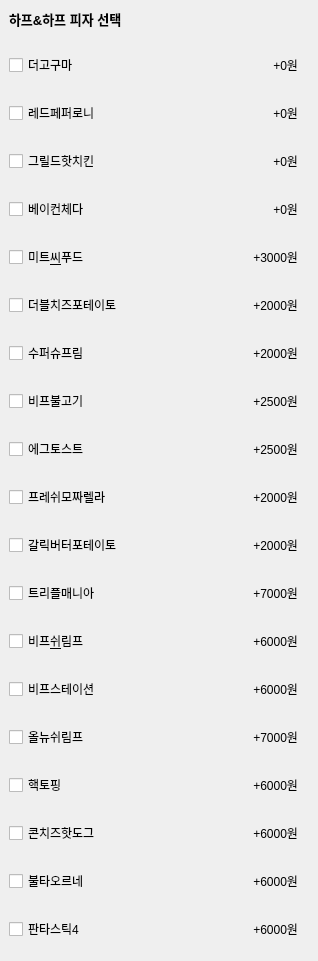
            <widget class="QWidget" name="widget_whole" native="true">
             <property name="minimumSize">
              <size>
               <width>318</width>
               <height>0</height>
              </size>
             </property>
             <property name="maximumSize">
              <size>
               <width>318</width>
               <height>16777215</height>
              </size>
             </property>
             <layout class="QVBoxLayout" name="verticalLayout_9">
              <property name="leftMargin">
               <number>0</number>
              </property>
              <property name="topMargin">
               <number>0</number>
              </property>
              <item>
               <widget class="QWidget" name="widget_title" native="true">
                <layout class="QVBoxLayout" name="verticalLayout_10">
                 <item>
                  <widget class="QLabel" name="label_20">
                   <property name="font">
                    <font>
                     <pointsize>10</pointsize>
                     <weight>75</weight>
                     <bold>true</bold>
                    </font>
                   </property>
                   <property name="text">
                    <string>하프&amp;하프 피자 선택</string>
                   </property>
                  </widget>
                 </item>
                </layout>
               </widget>
              </item>
              <item>
               <widget class="QWidget" name="widget_1" native="true">
                <layout class="QHBoxLayout" name="horizontalLayout_3">
                 <item>
                  <widget class="QCheckBox" name="checkBox_1">
                   <property name="text">
                    <string>더고구마</string>
                   </property>
                  </widget>
                 </item>
                 <item>
                  <widget class="QLabel" name="theGogumaPrice">
                   <property name="text">
                    <string>+0원</string>
                   </property>
                   <property name="alignment">
                    <set>Qt::AlignRight|Qt::AlignTrailing|Qt::AlignVCenter</set>
                   </property>
                  </widget>
                 </item>
                </layout>
               </widget>
              </item>
              <item>
               <widget class="QWidget" name="widget_3" native="true">
                <layout class="QHBoxLayout" name="horizontalLayout_2">
                 <item>
                  <widget class="QCheckBox" name="checkBox_2">
                   <property name="text">
                    <string>레드페퍼로니</string>
                   </property>
                  </widget>
                 </item>
                 <item>
                  <widget class="QLabel" name="redPeperoni">
                   <property name="text">
                    <string>+0원</string>
                   </property>
                   <property name="alignment">
                    <set>Qt::AlignRight|Qt::AlignTrailing|Qt::AlignVCenter</set>
                   </property>
                  </widget>
                 </item>
                </layout>
               </widget>
              </item>
              <item>
               <widget class="QWidget" name="widget_4" native="true">
                <layout class="QHBoxLayout" name="horizontalLayout_4">
                 <item>
                  <widget class="QCheckBox" name="checkBox_3">
                   <property name="text">
                    <string>그릴드핫치킨</string>
                   </property>
                  </widget>
                 </item>
                 <item>
                  <widget class="QLabel" name="Grildhotchicken">
                   <property name="text">
                    <string>+0원</string>
                   </property>
                   <property name="alignment">
                    <set>Qt::AlignRight|Qt::AlignTrailing|Qt::AlignVCenter</set>
                   </property>
                  </widget>
                 </item>
                </layout>
               </widget>
              </item>
              <item>
               <widget class="QWidget" name="widget_5" native="true">
                <layout class="QHBoxLayout" name="horizontalLayout_5">
                 <item>
                  <widget class="QCheckBox" name="checkBox_4">
                   <property name="text">
                    <string>베이컨체다</string>
                   </property>
                  </widget>
                 </item>
                 <item>
                  <widget class="QLabel" name="bakoncheda">
                   <property name="text">
                    <string>+0원</string>
                   </property>
                   <property name="alignment">
                    <set>Qt::AlignRight|Qt::AlignTrailing|Qt::AlignVCenter</set>
                   </property>
                  </widget>
                 </item>
                </layout>
               </widget>
              </item>
              <item>
               <widget class="QWidget" name="widget_6" native="true">
                <layout class="QHBoxLayout" name="horizontalLayout_6">
                 <item>
                  <widget class="QCheckBox" name="checkBox_5">
                   <property name="text">
                    <string>미트&amp;씨푸드</string>
                   </property>
                  </widget>
                 </item>
                 <item>
                  <widget class="QLabel" name="meatandSeedfood">
                   <property name="text">
                    <string>+3000원</string>
                   </property>
                   <property name="alignment">
                    <set>Qt::AlignRight|Qt::AlignTrailing|Qt::AlignVCenter</set>
                   </property>
                  </widget>
                 </item>
                </layout>
               </widget>
              </item>
              <item>
               <widget class="QWidget" name="widget_7" native="true">
                <layout class="QHBoxLayout" name="horizontalLayout_7">
                 <item>
                  <widget class="QCheckBox" name="checkBox_6">
                   <property name="text">
                    <string>더블치즈포테이토</string>
                   </property>
                  </widget>
                 </item>
                 <item>
                  <widget class="QLabel" name="doubleCheesePotato">
                   <property name="text">
                    <string>+2000원</string>
                   </property>
                   <property name="alignment">
                    <set>Qt::AlignRight|Qt::AlignTrailing|Qt::AlignVCenter</set>
                   </property>
                  </widget>
                 </item>
                </layout>
               </widget>
              </item>
              <item>
               <widget class="QWidget" name="widget_8" native="true">
                <layout class="QHBoxLayout" name="horizontalLayout_8">
                 <item>
                  <widget class="QCheckBox" name="checkBox_7">
                   <property name="text">
                    <string>수퍼슈프림</string>
                   </property>
                  </widget>
                 </item>
                 <item>
                  <widget class="QLabel" name="superShuprim">
                   <property name="text">
                    <string>+2000원</string>
                   </property>
                   <property name="alignment">
                    <set>Qt::AlignRight|Qt::AlignTrailing|Qt::AlignVCenter</set>
                   </property>
                  </widget>
                 </item>
                </layout>
               </widget>
              </item>
              <item>
               <widget class="QWidget" name="widget_9" native="true">
                <layout class="QHBoxLayout" name="horizontalLayout_9">
                 <item>
                  <widget class="QCheckBox" name="checkBox_8">
                   <property name="text">
                    <string>비프불고기</string>
                   </property>
                  </widget>
                 </item>
                 <item>
                  <widget class="QLabel" name="BeefBulgogi">
                   <property name="text">
                    <string>+2500원</string>
                   </property>
                   <property name="alignment">
                    <set>Qt::AlignRight|Qt::AlignTrailing|Qt::AlignVCenter</set>
                   </property>
                  </widget>
                 </item>
                </layout>
               </widget>
              </item>
              <item>
               <widget class="QWidget" name="widget_10" native="true">
                <layout class="QHBoxLayout" name="horizontalLayout_10">
                 <item>
                  <widget class="QCheckBox" name="checkBox_9">
                   <property name="text">
                    <string>에그토스트</string>
                   </property>
                  </widget>
                 </item>
                 <item>
                  <widget class="QLabel" name="eggToast">
                   <property name="text">
                    <string>+2500원</string>
                   </property>
                   <property name="alignment">
                    <set>Qt::AlignRight|Qt::AlignTrailing|Qt::AlignVCenter</set>
                   </property>
                  </widget>
                 </item>
                </layout>
               </widget>
              </item>
              <item>
               <widget class="QWidget" name="widget_11" native="true">
                <layout class="QHBoxLayout" name="horizontalLayout_11">
                 <item>
                  <widget class="QCheckBox" name="checkBox_10">
                   <property name="text">
                    <string>프레쉬모짜렐라</string>
                   </property>
                  </widget>
                 </item>
                 <item>
                  <widget class="QLabel" name="freshMojarella">
                   <property name="text">
                    <string>+2000원</string>
                   </property>
                   <property name="alignment">
                    <set>Qt::AlignRight|Qt::AlignTrailing|Qt::AlignVCenter</set>
                   </property>
                  </widget>
                 </item>
                </layout>
               </widget>
              </item>
              <item>
               <widget class="QWidget" name="widget_12" native="true">
                <layout class="QHBoxLayout" name="horizontalLayout_12">
                 <item>
                  <widget class="QCheckBox" name="checkBox_11">
                   <property name="text">
                    <string>갈릭버터포테이토</string>
                   </property>
                  </widget>
                 </item>
                 <item>
                  <widget class="QLabel" name="garlicButterPotato">
                   <property name="text">
                    <string>+2000원</string>
                   </property>
                   <property name="alignment">
                    <set>Qt::AlignRight|Qt::AlignTrailing|Qt::AlignVCenter</set>
                   </property>
                  </widget>
                 </item>
                </layout>
               </widget>
              </item>
              <item>
               <widget class="QWidget" name="widget_13" native="true">
                <layout class="QHBoxLayout" name="horizontalLayout_13">
                 <item>
                  <widget class="QCheckBox" name="checkBox_12">
                   <property name="text">
                    <string>트리플매니아</string>
                   </property>
                  </widget>
                 </item>
                 <item>
                  <widget class="QLabel" name="tripleMania">
                   <property name="text">
                    <string>+7000원</string>
                   </property>
                   <property name="alignment">
                    <set>Qt::AlignRight|Qt::AlignTrailing|Qt::AlignVCenter</set>
                   </property>
                  </widget>
                 </item>
                </layout>
               </widget>
              </item>
              <item>
               <widget class="QWidget" name="widget_14" native="true">
                <layout class="QHBoxLayout" name="horizontalLayout_14">
                 <item>
                  <widget class="QCheckBox" name="checkBox_13">
                   <property name="text">
                    <string>비프&amp;쉬림프</string>
                   </property>
                  </widget>
                 </item>
                 <item>
                  <widget class="QLabel" name="beefAndShirimp">
                   <property name="text">
                    <string>+6000원</string>
                   </property>
                   <property name="alignment">
                    <set>Qt::AlignRight|Qt::AlignTrailing|Qt::AlignVCenter</set>
                   </property>
                  </widget>
                 </item>
                </layout>
               </widget>
              </item>
              <item>
               <widget class="QWidget" name="widget_15" native="true">
                <layout class="QHBoxLayout" name="horizontalLayout_15">
                 <item>
                  <widget class="QCheckBox" name="checkBox_14">
                   <property name="text">
                    <string>비프스테이션</string>
                   </property>
                  </widget>
                 </item>
                 <item>
                  <widget class="QLabel" name="beefStation">
                   <property name="text">
                    <string>+6000원</string>
                   </property>
                   <property name="alignment">
                    <set>Qt::AlignRight|Qt::AlignTrailing|Qt::AlignVCenter</set>
                   </property>
                  </widget>
                 </item>
                </layout>
               </widget>
              </item>
              <item>
               <widget class="QWidget" name="widget_16" native="true">
                <layout class="QHBoxLayout" name="horizontalLayout_16">
                 <item>
                  <widget class="QCheckBox" name="checkBox_15">
                   <property name="text">
                    <string>올뉴쉬림프</string>
                   </property>
                  </widget>
                 </item>
                 <item>
                  <widget class="QLabel" name="allNewShirimp">
                   <property name="text">
                    <string>+7000원</string>
                   </property>
                   <property name="alignment">
                    <set>Qt::AlignRight|Qt::AlignTrailing|Qt::AlignVCenter</set>
                   </property>
                  </widget>
                 </item>
                </layout>
               </widget>
              </item>
              <item>
               <widget class="QWidget" name="widget_17" native="true">
                <layout class="QHBoxLayout" name="horizontalLayout_17">
                 <item>
                  <widget class="QCheckBox" name="checkBox_16">
                   <property name="text">
                    <string>핵토핑</string>
                   </property>
                  </widget>
                 </item>
                 <item>
                  <widget class="QLabel" name="hackTopping">
                   <property name="text">
                    <string>+6000원</string>
                   </property>
                   <property name="alignment">
                    <set>Qt::AlignRight|Qt::AlignTrailing|Qt::AlignVCenter</set>
                   </property>
                  </widget>
                 </item>
                </layout>
               </widget>
              </item>
              <item>
               <widget class="QWidget" name="widget_18" native="true">
                <layout class="QHBoxLayout" name="horizontalLayout_18">
                 <item>
                  <widget class="QCheckBox" name="checkBox_17">
                   <property name="text">
                    <string>콘치즈핫도그</string>
                   </property>
                  </widget>
                 </item>
                 <item>
                  <widget class="QLabel" name="cornCheesHotdog">
                   <property name="text">
                    <string>+6000원</string>
                   </property>
                   <property name="alignment">
                    <set>Qt::AlignRight|Qt::AlignTrailing|Qt::AlignVCenter</set>
                   </property>
                  </widget>
                 </item>
                </layout>
               </widget>
              </item>
              <item>
               <widget class="QWidget" name="widget_19" native="true">
                <layout class="QHBoxLayout" name="horizontalLayout_19">
                 <item>
                  <widget class="QCheckBox" name="checkBox_18">
                   <property name="text">
                    <string>불타오르네</string>
                   </property>
                  </widget>
                 </item>
                 <item>
                  <widget class="QLabel" name="booltaorene">
                   <property name="text">
                    <string>+6000원</string>
                   </property>
                   <property name="alignment">
                    <set>Qt::AlignRight|Qt::AlignTrailing|Qt::AlignVCenter</set>
                   </property>
                  </widget>
                 </item>
                </layout>
               </widget>
              </item>
              <item>
               <widget class="QWidget" name="widget_20" native="true">
                <layout class="QHBoxLayout" name="horizontalLayout_20">
                 <item>
                  <widget class="QCheckBox" name="checkBox_19">
                   <property name="text">
                    <string>판타스틱4</string>
                   </property>
                  </widget>
                 </item>
                 <item>
                  <widget class="QLabel" name="fantastic4">
                   <property name="text">
                    <string>+6000원</string>
                   </property>
                   <property name="alignment">
                    <set>Qt::AlignRight|Qt::AlignTrailing|Qt::AlignVCenter</set>
                   </property>
                  </widget>
                 </item>
                </layout>
               </widget>
              </item>
             </layout>
            </widget>
